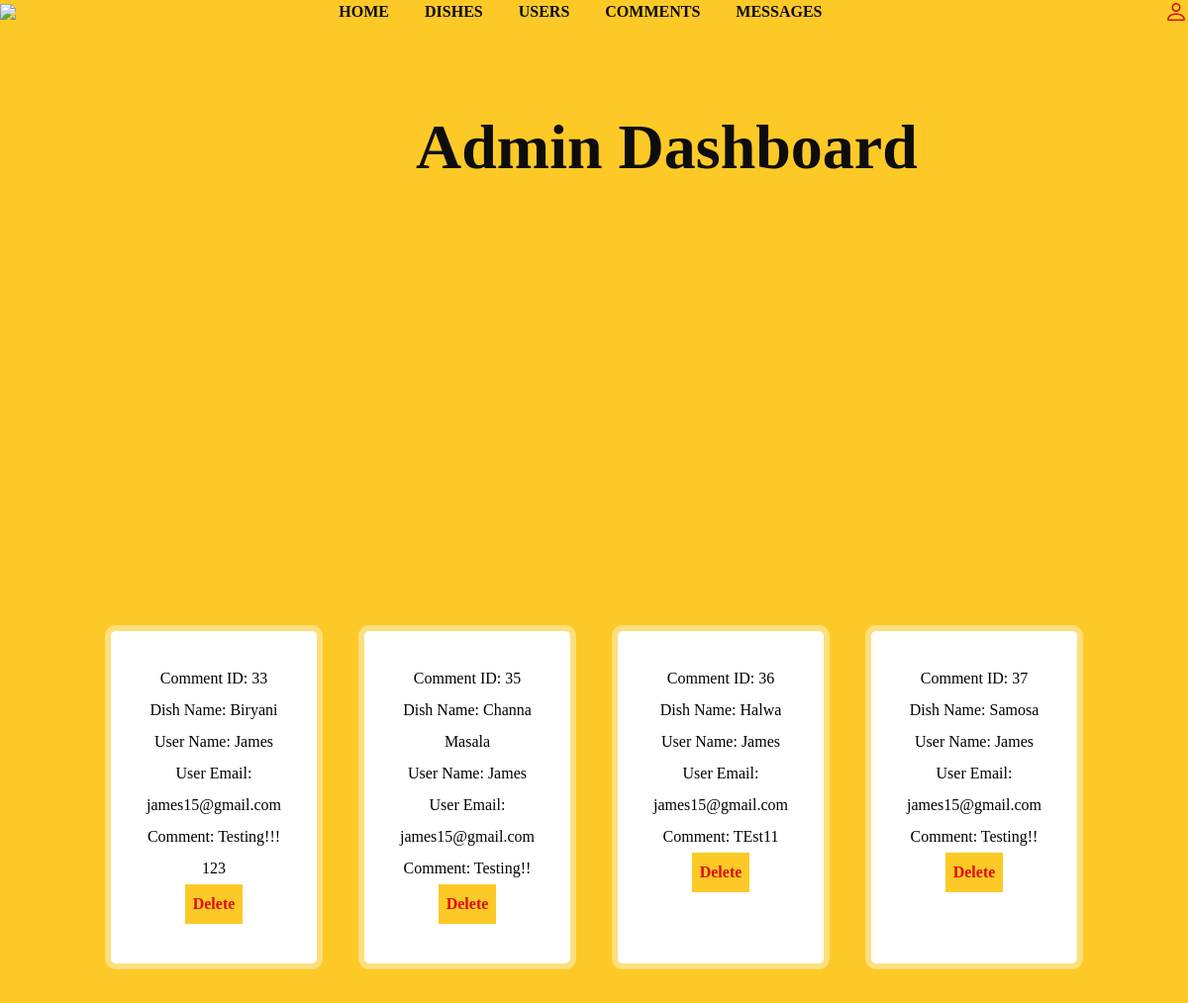
/admin_comments.php (signed in), run on the app's committed database.
### tables this page shows
CREATE TABLE `comments` (
  `id` int(11) NOT NULL,
  `dish_id` int(11) DEFAULT NULL,
  `user_id` int(11) DEFAULT NULL,
  `comment` text DEFAULT NULL,
  `created_at` timestamp NOT NULL DEFAULT current_timestamp(),
  `updated_at` timestamp NOT NULL DEFAULT current_timestamp() ON UPDATE current_timestamp()
);

CREATE TABLE `products` (
  `id` int(255) NOT NULL,
  `name` varchar(255) NOT NULL,
  `price` varchar(255) NOT NULL,
  `product_detail` varchar(1000) NOT NULL,
  `image` varchar(255) NOT NULL,
  `created_at` date NOT NULL,
  `updated_at` date NOT NULL,
  `category_id` int(11) DEFAULT NULL
);

CREATE TABLE `users` (
  `id` int(255) NOT NULL,
  `name` varchar(255) NOT NULL,
  `email` varchar(255) NOT NULL,
  `password` varchar(255) NOT NULL,
  `user_type` varchar(255) NOT NULL DEFAULT 'user'
);

### admin_comments.php (the view, shortened to what this page needs)
<?php
include 'connection.php';
?>
<!DOCTYPE html>
<html lang="en">
<head>
    <link rel="stylesheet" href="https://cdn.jsdelivr.net/npm/bootstrap-icons@1.9.1/font/bootstrap-icons.css">
</head>
<body>
    <?php include 'admin_header.php'; ?>
    <section class="message-container">
        <h1 class="title">User Comments</h1>
        <div class="box-container">
            <?php
            $select_comments = mysqli_query($conn, "SELECT comments.id, comments.comment, users.name, users.email, products.name AS dish_name FROM comments JOIN users ON comments.user_id = users.id JOIN products ON comments.dish_id = products.id") or die('query failed');
            if (mysqli_num_rows($select_comments) > 0) {
                while($fetch_comments = mysqli_fetch_assoc($select_comments)){
            ?>
            <div class="box">
                <p>Comment ID: <span><?php echo $fetch_comments['id']; ?></span></p>
                <p>Dish Name: <span><?php echo $fetch_comments['dish_name']; ?></span></p>
                <p>User Name: <span><?php echo $fetch_comments['name']; ?></span></p>
                <p>User Email: <span><?php echo $fetch_comments['email']; ?></span></p>
                <p>Comment: <span><?php echo $fetch_comments['comment']; ?></span></p>
                <a href="admin_comments.php?delete_comment=<?php echo $fetch_comments['id']; ?>" onclick="return confirm('Delete this comment?');" class="delete">delete</a>
            </div>
            <?php
                }
            } else {
                echo '<div class="empty"><p>No comments found.</p></div>';
            }
            ?>
        </div>
    </section>
</body>
</html>

### data on the page
comments: id "33", products.name "Biryani", user.name "James", user.email "james15@gmail.com", comment "Testing!!! 123"
comments: id "35", products.name "Channa Masala", user.name "James", user.email "james15@gmail.com", comment "Testing!!"
comments: id "36", products.name "Halwa", user.name "James", user.email "james15@gmail.com", comment "TEst11"
comments: id "37", products.name "Samosa", user.name "James", user.email "james15@gmail.com", comment "Testing!!"
